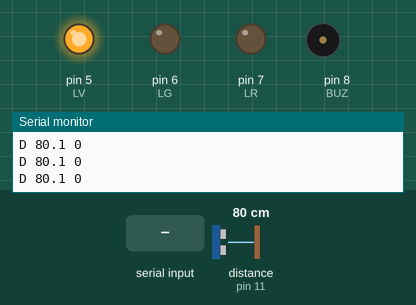
A sketch run on a simulated Arduino Uno, built with avr-gcc and run on an emulated ATmega328P. Parts: output pins drawn as LEDs (lit = HIGH), buzzer (waves = sounding), the last lines printed to the serial monitor. Wiring (inferred from the names in the program): ultrasonic range finder: trigger pin 12; echo pin 11. The inputs (shaded band) are chosen by the test bench; at power-on: distance to the obstacle (sensor on pin 11) 80 cm. The echo pulse lasts 58.3 µs per cm; pins used as bus, display or sensor lines are not drawn.

Above: at 1.2 s.
1.3 s: distance to the obstacle (sensor on pin 11) set to 2 cm
At 2.6 s:
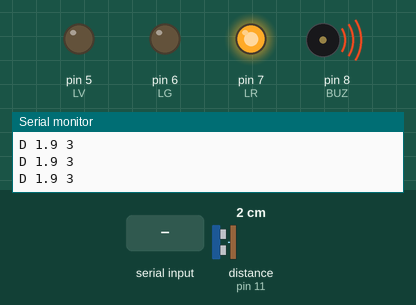
3.1 s: "ID?\n" received over Serial
4.6 s: distance to the obstacle (sensor on pin 11) set to 7 cm
6.1 s: distance to the obstacle (sensor on pin 11) set to 10 cm
At 6.37 s:
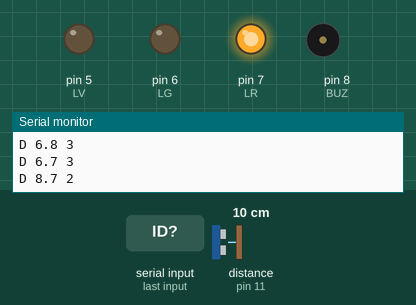
9.1 s: distance to the obstacle (sensor on pin 11) set to 4 cm
At 9.1 s:
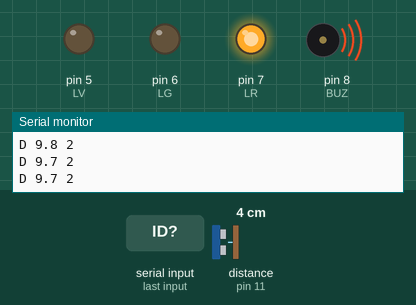
10.6 s: distance to the obstacle (sensor on pin 11) set to 9 cm
At 11.01 s:
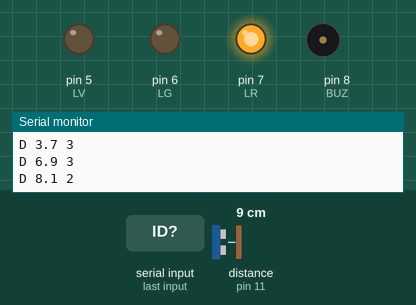
Timing chart, 0 to 14.6 s (numbered marks = the images above; inputs shaded):
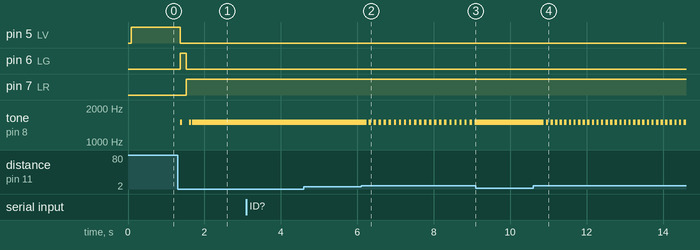

Measured:
- the behaviour switches between 8 and 9 cm on distance to the obstacle (sensor on pin 11) (found by bisection; images 1 and 2)
- after the input at 1.3 s, pin 5 (LV): HIGH → LOW after 0.06 s; pin 6 (LG): LOW → HIGH after 0.06 s, → LOW 0.16 s later; pin 7 (LR): LOW → HIGH after 0.22 s; tone on pin 8 (BUZ): goes 1500 Hz 0.06 s, silent 0.18 s, 1500 Hz 0.06 s, silent 0.02 s, then 1500 Hz, starting after 0.06 s
- after the input at 6.1 s, tone on pin 8 (BUZ): alternates 1500 Hz for 0.06 s and silent for 0.07 s, starting after 0.14 s
- after the input at 9.1 s, tone on pin 8 (BUZ): stops changing and stays 1500 Hz
- after the input at 10.6 s, tone on pin 8 (BUZ): alternates 1500 Hz for 0.06 s and silent for 0.06 s, starting after 0.28 s

The sketch:

parcheggio.ino
```cpp
// UNO Lab — progetto "parcheggio": sensore di parcheggio come in auto. Funziona anche senza telefono.
// Collegamenti:
//   HC-SR04: Vcc -> riga +, Gnd -> riga –, Trig -> pin 12, Echo -> pin 11
//   buzzer PASSIVO: piedino + -> pin 8, altro -> riga –
//   LED verde -> pin 5, giallo -> pin 6, rosso -> pin 7 (piedino corto -> 220 ohm -> riga –)
//   5V della UNO -> riga +, GND -> riga –
// Oltre 50 cm: verde e silenzio. 50-20 cm: giallo, bip sempre più veloci. Sotto 20: rosso. Sotto 8: suono continuo.
// Invio: "D <cm> <zona 0-3>" (cm = -1 se fuori portata)
#include <Arduino.h>

const char* ID = "parcheggio";
const int TRIG = 12, ECHO = 11, BUZ = 8, LV = 5, LG = 6, LR = 7;

float cm = -1;
unsigned long tMisura = 0, tBip = 0;
bool bipOn = false;
char buf[24];
byte len = 0;

float misura() {
  digitalWrite(TRIG, LOW); delayMicroseconds(2);
  digitalWrite(TRIG, HIGH); delayMicroseconds(10); digitalWrite(TRIG, LOW);
  unsigned long us = pulseIn(ECHO, HIGH, 25000UL);
  return us == 0 ? -1 : us / 58.0;
}

void comando(char* c) {
  if (strcmp(c, "ID?") == 0) { Serial.print("ID "); Serial.println(ID); return; }
  if (c[0]) Serial.println("ERR cmd");
}

void setup() {
  pinMode(TRIG, OUTPUT); pinMode(ECHO, INPUT);
  pinMode(LV, OUTPUT); pinMode(LG, OUTPUT); pinMode(LR, OUTPUT);
  Serial.begin(115200);
  Serial.print("READY "); Serial.println(ID);
}

void loop() {
  while (Serial.available()) {
    char ch = Serial.read();
    if (ch == '\n' || ch == '\r') { buf[len] = 0; comando(buf); len = 0; }
    else if (len < sizeof(buf) - 1) buf[len++] = ch;
  }
  unsigned long ora = millis();
  if (ora - tMisura >= 80) {
    tMisura = ora;
    float m = misura();
    cm = (m < 0) ? -1 : (cm < 0 ? m : cm * 0.6 + m * 0.4);   // un po' di media, meno salti
    int zona = (cm < 0 || cm > 50) ? 0 : cm > 20 ? 1 : cm > 8 ? 2 : 3;
    digitalWrite(LV, zona == 0); digitalWrite(LG, zona == 1); digitalWrite(LR, zona >= 2);
    static byte n = 0;
    if (++n % 2 == 0) { Serial.print("D "); Serial.print(cm, 1); Serial.print(' '); Serial.println(zona); }
  }
  // bip: intervallo proporzionale alla distanza
  if (cm < 0 || cm > 50) { noTone(BUZ); bipOn = false; return; }
  if (cm <= 8) { tone(BUZ, 1500); bipOn = true; return; }
  unsigned long pausa = map((long)cm, 8, 50, 60, 600);
  if (!bipOn && ora - tBip >= pausa) { tone(BUZ, 1500); bipOn = true; tBip = ora; }
  else if (bipOn && ora - tBip >= 60) { noTone(BUZ); bipOn = false; tBip = ora; }
}
```
